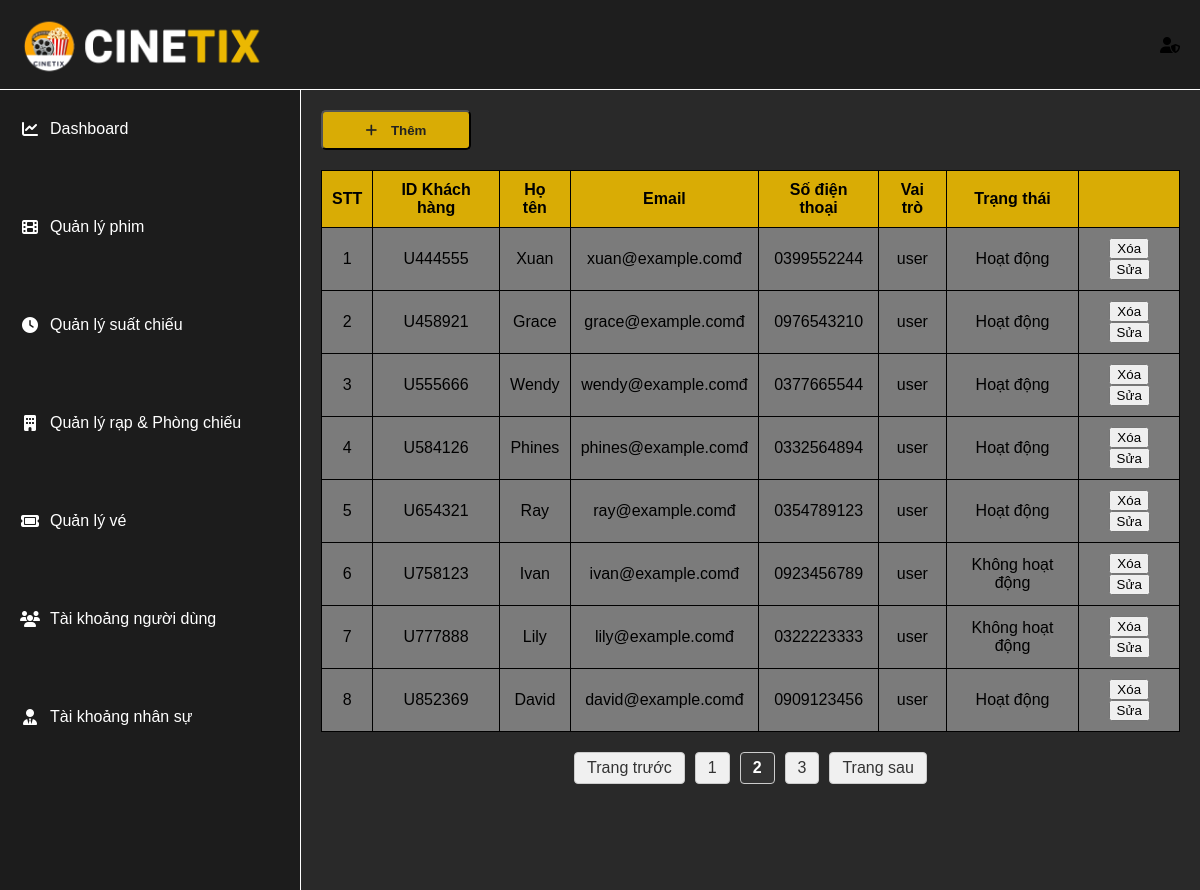
The app's page /admin/taikhoannguoidung.php?page=2 with its own data.
### tables this page shows
CREATE TABLE users (
    id VARCHAR(100) PRIMARY KEY,
    user_name VARCHAR(100) NOT NULL,
    email VARCHAR(100) UNIQUE NOT NULL,
    pass_word VARCHAR(255) NOT NULL,
    phone_number VARCHAR(20),
    ro_lo ENUM('user','admin','employee') DEFAULT 'user',
    start_date DATE NULL,  
    account_status ENUM('Hoạt động', 'Không hoạt động') DEFAULT 'Hoạt động',
    last_active DATETIME DEFAULT CURRENT_TIMESTAMP ON UPDATE CURRENT_TIMESTAMP,
    created_at DATETIME DEFAULT CURRENT_TIMESTAMP
);

### admin/taikhoannguoidung.php (the view, shortened to what this page needs)
<?php
include('../connect.php');
include('header_admin.php');
?>
<!DOCTYPE html>
<html lang="vi">
<head>
  <link rel="stylesheet" href="../admin/adminCSS/admin_layout.css">
  <link rel="stylesheet" href="../admin/adminCSS/header_admin.css">
  <link rel="stylesheet" href="../admin/adminCSS/quanlyphim.css">
  <link rel="stylesheet" href="https://cdnjs.cloudflare.com/ajax/libs/font-awesome/6.5.0/css/all.min.css">
</head>
<body>
  <div class="admin-layout">
    <aside class="sidebar">
      <?php include('sidebar_admin.php'); ?>
    </aside>
<?php
$limit = 8;
$page = isset($_GET['page']) ? (int)$_GET['page'] : 1;
$total_result = mysqli_query($conn, "SELECT COUNT(*) AS total FROM users where users.ro_lo = 'user'");
$total_row = mysqli_fetch_assoc($total_result);
$total_records = $total_row['total'];
$total_page = ceil($total_records / $limit);
$offset = ($page - 1) * $limit;
$sql = " SELECT
    users.id AS user_id,
    users.user_name AS username,
    users.email AS email ,
    users.phone_number AS phone,
    users.ro_lo AS role ,
    users.account_status AS status
    FROM users
    where users.ro_lo = 'user'
    LIMIT $offset, $limit";
$results = mysqli_query($conn, $sql);
if ($results && mysqli_num_rows($results) > 0) {
    echo '<main class="main-content">';
    echo '<div class="buttons">';
    echo '<button><i class="fa-solid fa-plus"></i><span> Thêm </span></button>';
    echo '</div>';
    echo '<table>';
    echo '<thead>
            <tr>
                <th>STT</th>
                <th>ID Khách hàng</th>
                <th>Họ tên</th>
                <th>Email</th>
                <th>Số điện thoại</th>
                <th>Vai trò</th>
                <th>Trạng thái</th>
                <th></th>
            </tr>
          </thead>';
    echo '<tbody>';
$i=0;
    while ($row = mysqli_fetch_assoc($results)) {
        echo "<tr>
                <td>" . ++$i . "</td>
                <td>{$row['user_id']}</td>
                <td>{$row['username']}</td>
                <td>{$row['email']}đ</td>
                <td>{$row['phone']}</td>
                <td>{$row['role']}</td>
                <td>{$row['status']}</td>
                <td>
                <button><i class='btn-edit-delete'></i>Xóa</button>
                <button><i class='btn-edit-Edit'></i>Sửa</button>
                </td>
              </tr>";
    }
    echo '</tbody></table>';
    if ($total_page > 1) {
        echo '<div class="pagination">';
        if ($page > 1) {
            echo '<a href="?page=' . ($page - 1) . '">Trang trước</a>';
        }
        for ($i = 1; $i <= $total_page; $i++) {
            if ($i == $page) {
                echo '<strong>' . $i . '</strong>';
            } else {
                echo '<a href="?page=' . $i . '">' . $i . '</a>';
            }
        }
        if ($page < $total_page) {
            echo '<a href="?page=' . ($page + 1) . '">Trang sau</a>';
        }
        echo '</div>';
    }
    echo '</main>';
} else {
    echo " ";
}
?>
  </div>
</body>
</html>

### admin/adminCSS/admin_layout.css (style rules this page uses)
:root { --bg-dark: #292929; --bg-footer: #222; --highlight: #EBB802; --text-light: white; --poster-hover-opacity: 0.3; --scrollbar-thumb: rgba(255, 255, 255, 0.2); }
body { background-color: var(--bg-dark); font-family: Arial, sans-serif; margin: 0; padding: 0; }
.admin-layout { display: grid; grid-template-columns: 300px 1fr 1fr; grid-template-rows: min-content 1fr 1fr; grid-template-areas: "header header header" "sidebar main main" "sidebar main main"; height: 100vh; gap: 0; background-color: var(--bg-dark); color: var(--text-light); }
.sidebar { grid-area: sidebar; padding-top:0; margin-top:0; background-color: #1c1c1c; text-align: center; transition: all 0.3s ease; overflow-y: auto; z-index: 998; }
.main-content { grid-area: main; padding: 20px; border-left: 1px solid var(--text-light); background-color: #2b2b2b; overflow-y: auto; }

### admin/adminCSS/header_admin.css (style rules this page uses)
:root { --bg-dark: #292929; --bg-footer: #222; --highlight: #EBB802; --text-light: white; --poster-hover-opacity: 0.3; --scrollbar-thumb: rgba(255, 255, 255, 0.2); }

### admin/adminCSS/quanlyphim.css (style rules this page uses)
:root { --bg-dark: #292929; --bg-footer: #222; --highlight: #ebb902e8; --text-light: white; --poster-hover-opacity: 0.3; --scrollbar-thumb: rgba(255, 255, 255, 0.386); }
.main-content { padding: 20px; background-color: var(--bg-dark); color: var(--text-light); }
.buttons { display: flex; justify-content: left; gap: 20px; margin-bottom: 20px; }
.buttons i { margin-right:10px; }
.buttons button { text-decoration: none; color: var(--text-light); background-color: var(--highlight); padding: 0 20px; width: 150px; height: 40px; border-radius: 5px; font-weight: bold; color:#222; }
.main-content table { width: 100%; border-collapse: collapse; }
.main-content table th { background-color: var(--highlight); border: 1px solid black; text-align: center; padding: 10px; }
.main-content table td { padding: 10px; border: 1px solid black; text-align: center; background-color: var(--scrollbar-thumb); color:black; }
.pagination { display: flex; justify-content: center; gap: 10px; margin-top: 20px; }
.pagination a, .pagination strong { padding: 6px 12px; background-color: #f0f0f0; border: 1px solid #ccc; text-decoration: none; color: #333; border-radius: 4px; }
.pagination strong { background-color: #333; color: white; }

### records on screen
users: id "U444555", user_name "Xuan", email "xuan@example.com", phone_number "0399552244", ro_lo "user", account_status "Hoạt động"
users: id "U458921", user_name "Grace", email "grace@example.com", phone_number "0976543210", ro_lo "user", account_status "Hoạt động"
users: id "U555666", user_name "Wendy", email "wendy@example.com", phone_number "0377665544", ro_lo "user", account_status "Hoạt động"
users: id "U584126", user_name "Phines", email "phines@example.com", phone_number "0332564894", ro_lo "user", account_status "Hoạt động"
users: id "U654321", user_name "Ray", email "ray@example.com", phone_number "0354789123", ro_lo "user", account_status "Hoạt động"
users: id "U758123", user_name "Ivan", email "ivan@example.com", phone_number "0923456789", ro_lo "user", account_status "Không hoạt động"
users: id "U777888", user_name "Lily", email "lily@example.com", phone_number "0322223333", ro_lo "user", account_status "Không hoạt động"
users: id "U852369", user_name "David", email "david@example.com", phone_number "0909123456", ro_lo "user", account_status "Hoạt động"
